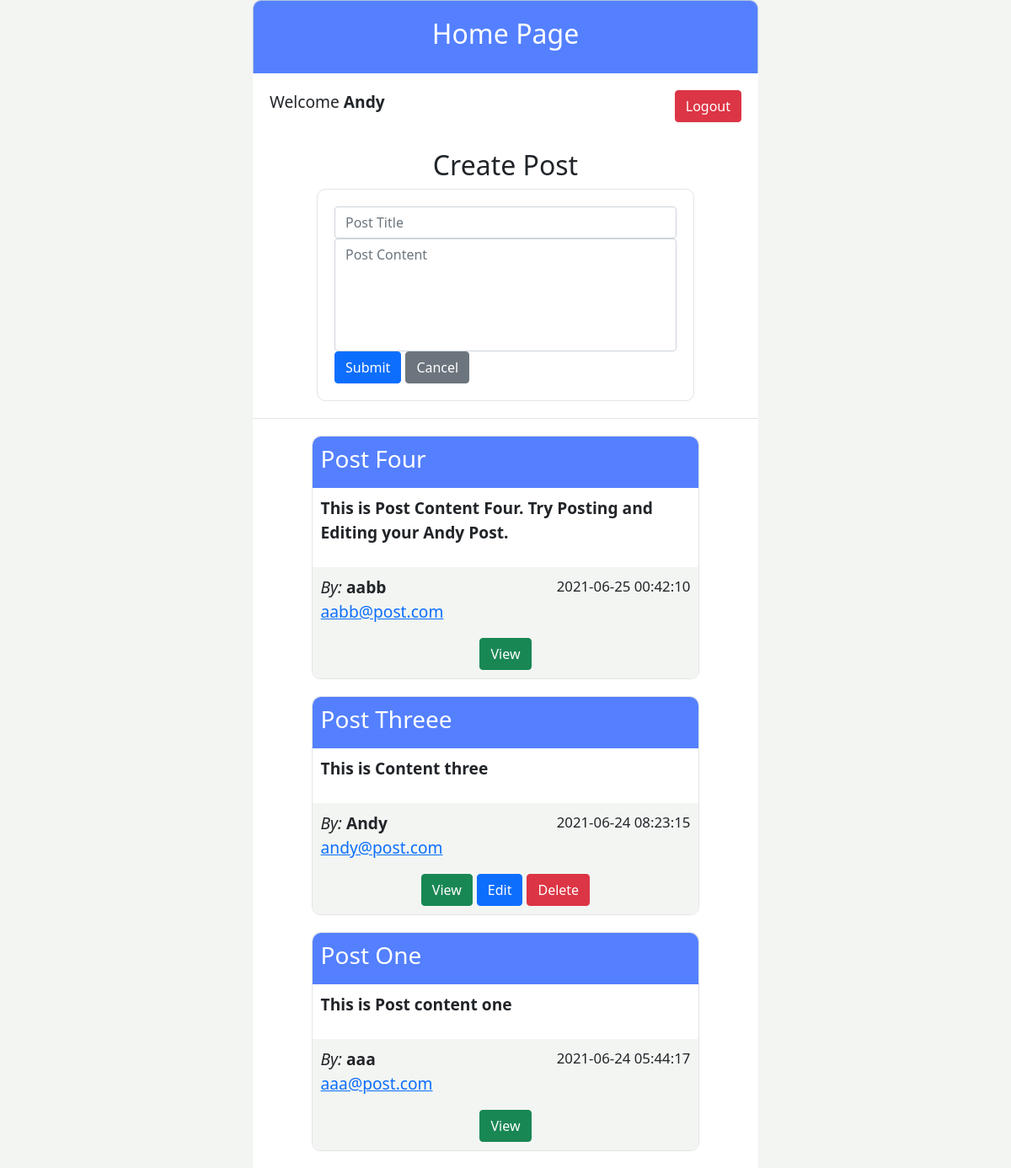
/index.php (signed in), run on the app's committed database.
### tables this page shows
CREATE TABLE `posts` (
  `postId` int(11) NOT NULL,
  `postAuthorId` int(11) NOT NULL,
  `postTitle` varchar(100) NOT NULL,
  `postContent` text NOT NULL,
  `postDate` varchar(255) DEFAULT NULL,
  `postUpdate` varchar(255) DEFAULT NULL
);

CREATE TABLE `accounts` (
  `accountId` int(11) NOT NULL,
  `username` varchar(255) NOT NULL,
  `email` varchar(255) NOT NULL,
  `password` varchar(255) NOT NULL,
  `date` timestamp NOT NULL DEFAULT current_timestamp()
);

### index.php (the view, shortened to what this page needs)
        <?php
    $postTitle = $postContent = $postAuthorId = "";
    $postTitle_err = $postContent_err = $postAuthorId_err = "";
                ?>
<!DOCTYPE html>
<html lang="en">
    <head>
        <link rel="stylesheet" href="css/bootstrap.min.css">
        <link rel="stylesheet" href="css/forall.css">
    </head>
    <body>
        <div class="wrapper">
            <div class="container-fluid">
                <div class="row" align="center">
                    <div class="header">
                        <h2>Home Page</h2>
                    </div>
                </div>
                <div class="row">
                    <div class="col-md-12 main">
                        <div class="row">
                            <p>
                                Welcome <b><?php echo $_SESSION['andy_name'];?></b>
                                <a href="logout.php" class="btn btn-danger" style="float: right;">
                                    Logout
                                </a>
                            </p>
                        </div>
                        <h2 align="center" class="mt-3">Create Post</h2>
                        <form action="<?php echo htmlspecialchars($_SERVER["PHP_SELF"]); ?>" method="post">
                            <div class="form-group">
                                <input type="text" name="postTitle"placeholder="Post Title" class="form-control <?php echo (!empty($postTitle_err)) ? 'is-invalid' : ''; ?>" value="<?php echo $postTitle; ?>">
                            </div>
                            <div class="form-group">
                                <textarea name="postContent" rows="5" cols="5" class="form-control <?php echo (!empty($postContent_err)) ? 'is-invalid' : ''; ?>" placeholder="Post Content" style="resize: none;"><?php echo $postContent; ?></textarea>
                            </div>
                            <input type="submit" class="btn btn-primary" value="Submit">
                            <a href="index.php" class="btn btn-secondary ml-2">Cancel</a>
                        </form>
                    </div>
                </div>
                <div class="row">
                    <div class="col-md-12 feedback">
                        <?php
                            require_once "config.php";
                            $query = mysqli_query($Conn,"
                                SELECT *,UNIX_TIMESTAMP() - postDate
                                AS TimeSpent
                                from posts
                                LEFT JOIN accounts
                                on accounts.accountId = posts.postAuthorId
                                order by postId
                                DESC")or die(mysqli_error());
                            if (mysqli_num_rows($query) > 0) {
                                while($postRow=mysqli_fetch_array($query)){
                                    $postId = $postRow['postId'];
                                    $postAuthor = $postRow['username'];
                                    $postTitle = $postRow['postTitle'];
                                    $postContent = $postRow['postContent'];
                                    $postDate = $postRow['postDate'];
                                    $postAuthorId =  $postRow['postAuthorId'];
                                    $postAuthorEmail =  $postRow['email'];
                                    ?>
                                    <div class='row'>
                                        <div class='col-md-12'>
                                            <div class="postCard">
                                                <div class="form-group cardHead">
                                                    <h3><?php echo $postTitle; ?></h3>
                                                </div>
                                                <div class="form-group cardContent">
                                                    <p><b><?php echo $postContent; ?></b></p>
                                                </div>
                                                <div class="form-group cardFoot">
                                                    <p>
                                                        <i>By: </i>
                                                        <b><?php echo $postAuthor; ?> </b>
                                                        <small style="float: right;">
                                                            <?php
                                                                echo $postDate;
                                                            ?>
                                                        </small>
                                                        <br>
                                                        <a href='emailto:<?php echo $postAuthorEmail;?>'>
                                                            <?php echo $postAuthorEmail;?>
                                                        </a>
                                                    </p>
                                                    <center>
                                                        <div>
                                                            <a href="view.php?postId=<?php echo$postId;?>" class="btn btn-success" title="View Record">
                                                                View
                                                            </a>
                                                            <?php
                                                                if ($postAuthorId == $_SESSION['andy_id']) {
                                                            ?>
                                                            <a href="update.php?postId=<?php echo $postId;?>" class="btn btn-primary" title="Update Record">
                                                                Edit
                                                            </a>
                                                            <a href="delete.php?postId=<?php echo $postId;?>" class="btn btn-danger" title="Delete Record">
                                                                Delete
                                                            </a>
                                                            <?php
                                                                }
                                                            ?>
                                                        </div>
                                                    </center>
                                                </div>
                                            </div>
                                        </div>
                                    </div>
                                    <?php
                                }
                            } else{
                                echo '<div class="alert alert-danger"><em>No records were found.</em></div>';
                            }
                        ?>
                    </div>
                </div>
            </div>
        </div>
    </body>
</html>

### css/forall.css (style rules this page uses)
* { margin: 0px; padding: 0px; }
body { font-size: 120%; background: #f2f5f2; }
.wrapper { width: 50%; margin: 0 auto; }
.header { width: 100%; color: white; background: #5480ff; text-align: center; border: 1px solid #B0C4DE; border-bottom: none; border-radius: 10px 10px 0px 0px; padding: 20px; }
.main { background: #ffffff!important; padding: 20px; }
.feedback { border-top: 1px solid #e4e4e4; background: #ffffff; padding-top: 20px; }
.postCard { width: 80%!important; margin-left: 10%; border: 1px solid #e4e4e4; margin-bottom: 20px; margin-left: 10%; border-radius: 10px; }
.cardHead { background-color: #5480ff; border-top-right-radius: 10px; border-top-left-radius: 10px; color: #ffffff; padding: 10px; }
.cardContent { background-color: #ffffff; padding: 10px; }
.cardFoot { background-color: #f2f5f2; padding: 10px; border-bottom-right-radius: 10px; border-bottom-left-radius: 10px; }
form, .content { width: 80%; margin: 0px auto; padding: 20px; border: 1px solid #e4e4e4; border-radius: 10px; background: white; }

### data on the page
posts: postTitle "Post Four", postContent "This is Post Content Four. Try Posting and Editing your Andy Post.", accounts.username "aabb", postDate "2021-06-25 00:42:10", accounts.email "aabb@post.com"
posts: postTitle "Post Threee", postContent "This is Content three", accounts.username "Andy", postDate "2021-06-24 08:23:15", accounts.email "andy@post.com"
posts: postTitle "Post One", postContent "This is Post content one", accounts.username "aaa", postDate "2021-06-24 05:44:17", accounts.email "aaa@post.com"

### other printed values
$_SESSION['andy_name'] "Andy"
